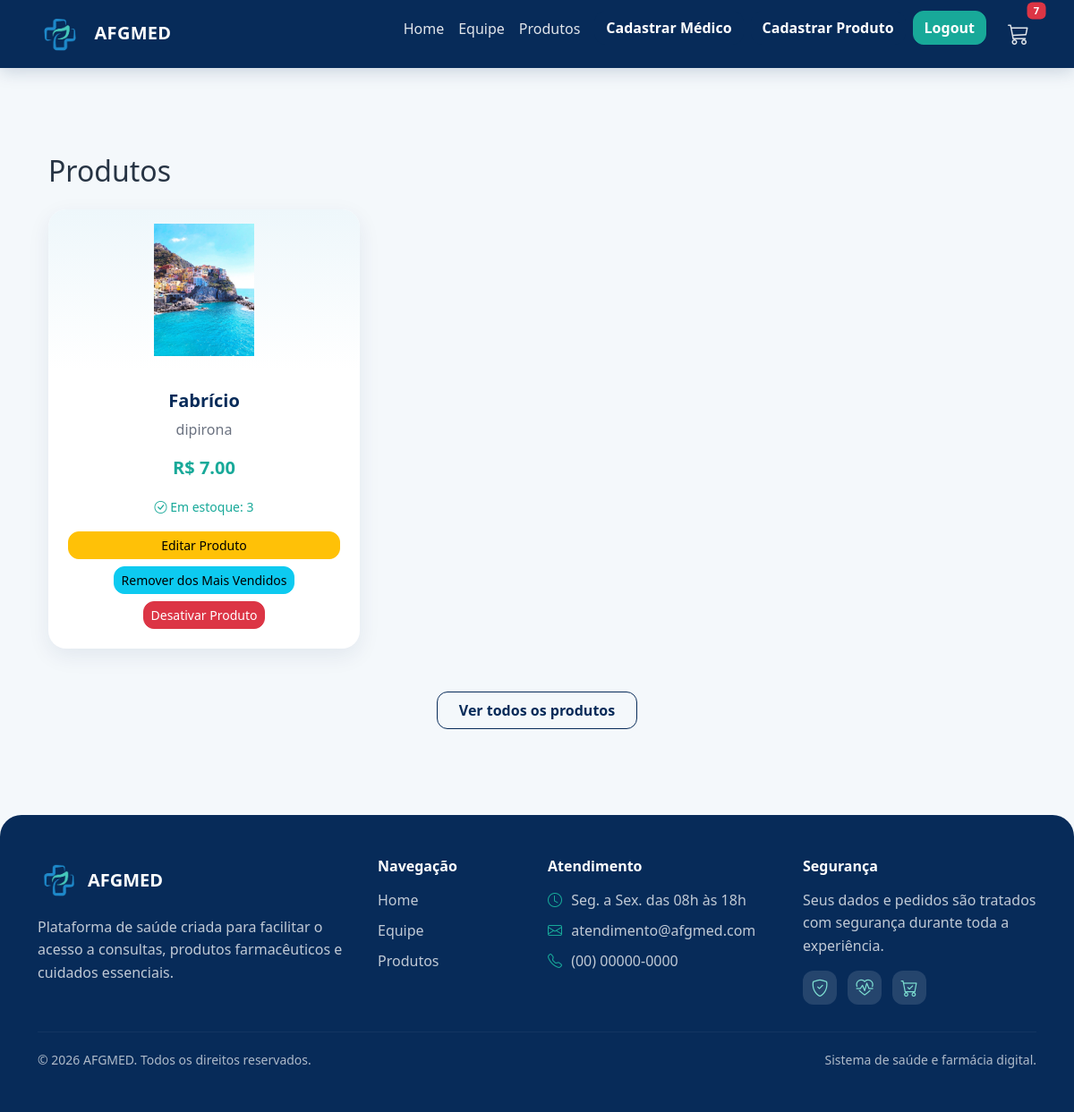
Before: /produtos (signed in) with the older database file.
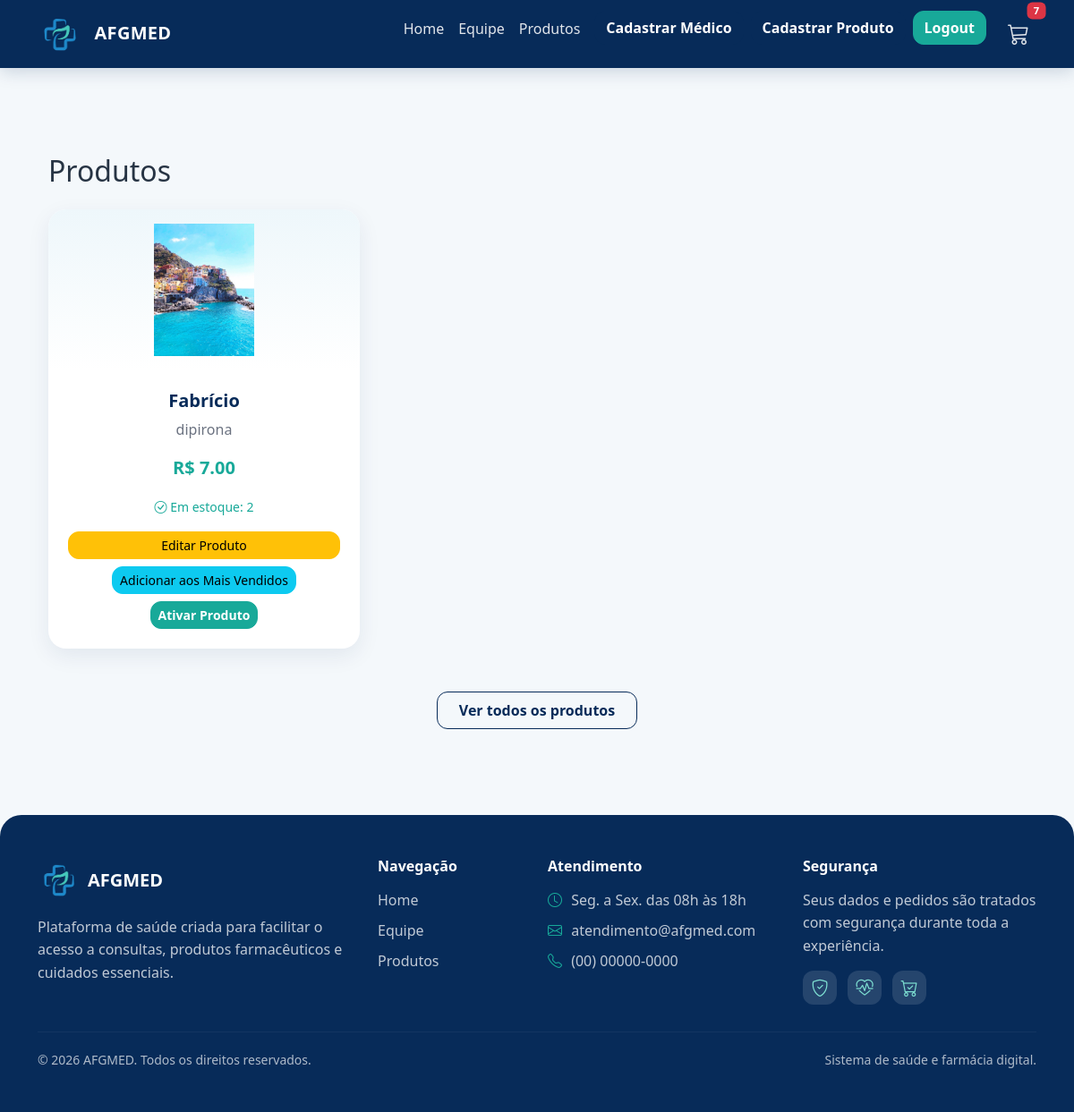
After: the same page with the newer database file.
### projetoafgmed/models.py (models this page shows)
class Produto(database.Model):
    id = database.Column(database.Integer, primary_key=True)
    nome = database.Column(database.String, nullable=False)
    descricao = database.Column(database.String)
    preco = database.Column(database.Float, nullable=False)
    estoque = database.Column(database.Integer, default=0)
    foto = database.Column(database.String, default="default.jpg")
    ativo = database.Column(database.Boolean, default=True, nullable=False)
    destaque_home = database.Column(database.Boolean, default=False, nullable=False)
    data_criacao = database.Column(database.DateTime, nullable=False, default=datetime.utcnow)

### projetoafgmed/routes.py (the view)
@app.route("/produtos")
@login_required
def produtos():
    return render_template("produtos.html", produtos=Produto.query.all())

### projetoafgmed/models.py (called while the page is built)
@login_manager.user_loader
def load_usuario(id_usuario):
    return Usuario.query.get(int(id_usuario))

### projetoafgmed/routes.py (called while the page is built, shortened)
@app.context_processor
def carrinho_global():
    if current_user.is_authenticated:
        carrinho = Carrinho.query.filter_by(
            id_usuario=current_user.id,
            status="ativo"
        ).first()
        itens = carrinho.itens if carrinho else []
        total = sum(item.quantidade * item.preco_unitario for item in itens)
        quantidade = sum(item.quantidade for item in itens)
        return {
            "carrinho": carrinho,
            "itens_carrinho": itens,
            "total_carrinho": total,
            "quantidade_carrinho": quantidade
        }

### projetoafgmed/templates/produtos.html (shortened to what this page needs)
{% extends "base.html" %}
{% block content %}
<div class="container py-5">
    <h2 class="mb-4">Produtos</h2>
    <div class="row row-cols-1 row-cols-md-3 g-4">
        {% for produto in produtos %}
        <div class="col">
            <div class="card h-100 text-center shadow-sm">
                <img src="{{ url_for('static', filename='fotos_produtos/' + produto.foto) }}"
                     class="card-img-top p-3"
                     style="height:180px; object-fit:contain;"
                     alt="{{ produto.nome }}">
                <div class="card-body d-flex flex-column">
                    <h5 class="card-title fw-bold">{{ produto.nome }}</h5>
                    <p class="card-text text-truncate text-muted">{{ produto.descricao }}</p>
                    <p class="fw-bold text-success fs-5">R$ {{ '%.2f' % produto.preco }}</p>
                    <p class="mb-3">
                        {% if produto.estoque > 0 %}
                        <small class="text-success"><i class="bi bi-check-circle"></i> Em estoque: {{ produto.estoque }}</small>
                        {% else %}
                        <small class="text-danger"><i class="bi bi-x-circle"></i> Produto indisponível</small>
                        {% endif %}
                    </p>
                    {% if current_user.is_admin %}
                    <div class="mt-auto d-grid gap-2">
                        <a href="{{ url_for('editar_produto', id_produto=produto.id) }}" class="btn btn-sm btn-warning">
                            Editar Produto
                        </a>
                        <form action="{{ url_for('alternar_destaque_produto', id_produto=produto.id) }}" method="post">
                            <button type="submit" class="btn btn-sm btn-info">
                                {% if produto.destaque_home %}Remover dos Mais Vendidos{% else %}Adicionar aos Mais Vendidos{% endif %}
                            </button>
                        </form>
                        {% if produto.ativo %}
                        <form action="{{ url_for('desativar_produto', id_produto=produto.id) }}" method="post">
                            <button type="submit" class="btn btn-sm btn-danger">Desativar Produto</button>
                        </form>
                        {% else %}
                        <form action="{{ url_for('ativar_produto', id_produto=produto.id) }}" method="post">
                            <button type="submit" class="btn btn-sm btn-success">Ativar Produto</button>
                        </form>
                        {% endif %}
                    </div>
                    {% endif %}
                </div>
            </div>
        </div>
        {% endfor %}
    </div>
    <div class="text-center mt-5">
        <a href="{{ url_for('produtos') }}" class="btn btn-outline-primary px-4 py-2 fw-bold">
            Ver todos os produtos
        </a>
    </div>
</div>
{% endblock %}

Changed rows visible on the page:
changed Produto "Fabrício": estoque "3" → "2"; destaque_home "Remover dos Mais Vendidos" → "Adicionar aos Mais Vendidos"; ativo "Desativar Produto" → "Ativar Produto"
